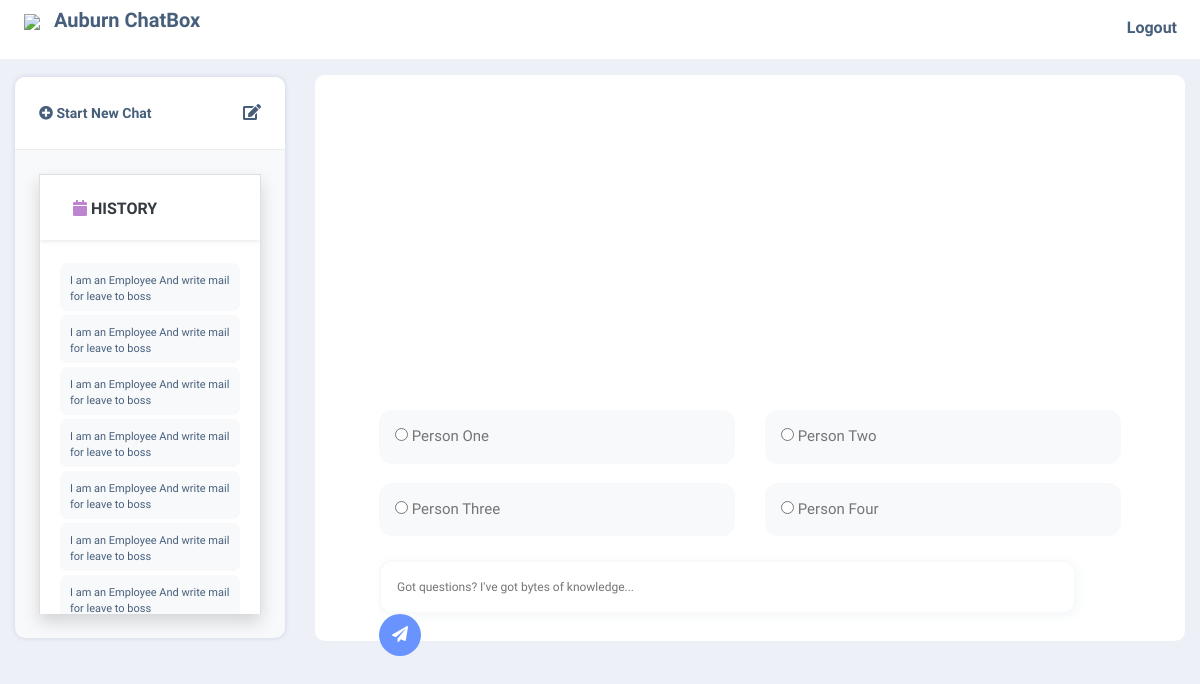
The page /home/ (signed in) on the database as committed earlier.
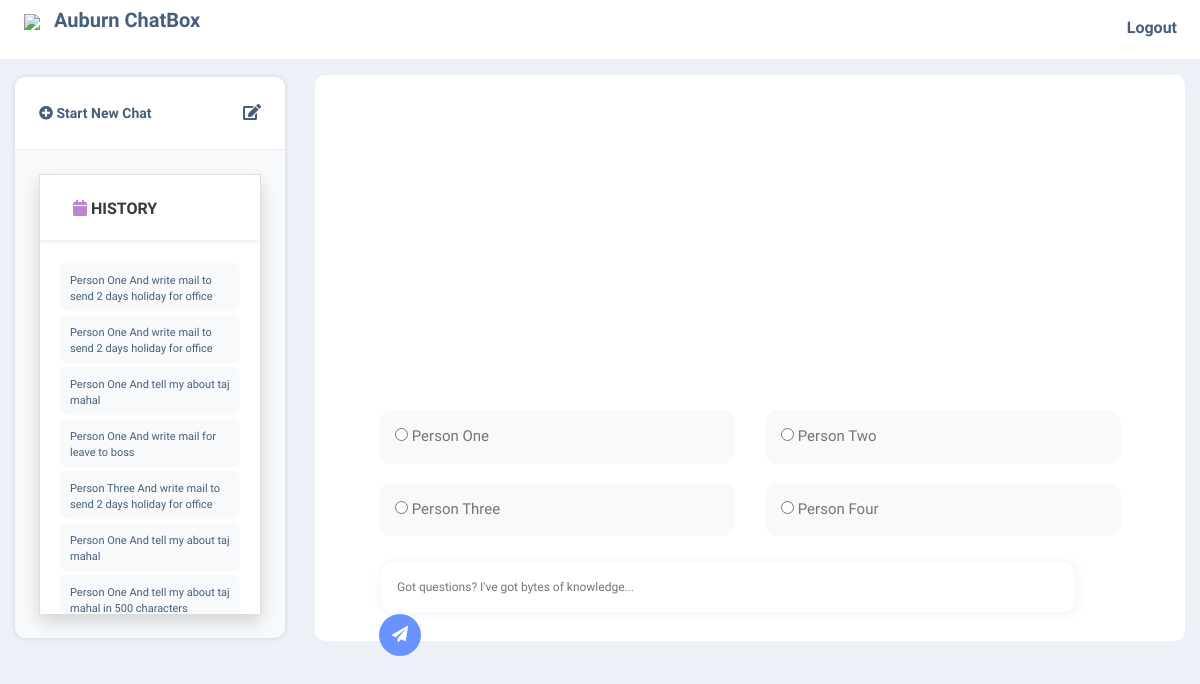
The same page on the database as committed later.
### my_login_app/models.py (models this page shows, shortened)
class ChatHistory(models.Model):
    user = models.ForeignKey(settings.AUTH_USER_MODEL, on_delete=models.CASCADE)
    timestamp = models.DateTimeField(auto_now_add=True)
    message = models.TextField()
    response = models.TextField()

### my_login_app/views.py (the view)
# urls.py: path('home/',views.home, name = 'home'),
def home(request):
            if request.user.is_authenticated:
                history = ChatHistory.objects.filter(user=request.user).order_by('-timestamp')
                for record in history:
                    record.response = record.response.replace('<br>', '\n')
                return render(request,'my_login_app/home.html',{'history': history})
            else:
                return render(request,'my_login_app/login.html')

### templates/my_login_app/home.html (shortened to what this page needs)
{% extends 'my_login_app/base.html' %} {% block body_block %} <div class="chat-container1">
    <div class="container-fluid">
      <div class="row">
        <div class="col-sm-3">
          <div class="chat-window">
            <div class="left-panel">
              <form action="{% url 'home' %}" method="post"> {%csrf_token%} <div class="new-chat">
                  <button type="submit" class="btn btn-primary">
                    <i class="fa fa-plus-circle"></i> Start New Chat </button>
              </form>
              <div class="edit-icon">
                <i class="fa fa-edit"></i>
              </div>
            </div>
            <div class="chats-history">
              <div class="">
                <div id="accordionExample3" class="accordion shadow">
                  <div class="card">
                    <div id="headingOne" class="card-header bg-white shadow-sm border-0">
                      <h2 class="mb-0">
                        <button type="button" data-toggle="collapse" data-target="#collapseOne" aria-expanded="true" aria-controls="collapseOne" class="btn btn-link text-dark font-weight-bold text-uppercase collapsible-link">
                          <i class="fa fa-calendar"></i> History </button>
                      </h2>
                    </div>
                    <div id="collapseOne" aria-labelledby="headingOne" data-parent="#accordionExample" class="collapse show">
                      <div class="card-body">
                        <ul>
                          {% for record in history|slice:":15" %}
                          <li>
                            <a href="#" class="history-item" data-message="{{ record.response|linebreaksbr }}" >{{ record.message|linebreaksbr }}</a>
                          </li>
                          {% endfor %}
                        </ul>
                      </div>
                    </div>
                  </div>
                </div>
              </div>
            </div>
          </div>
        </div>
      </div>
      <div class="col-sm-9">
        <div class="msg-container">
          <div id="chat-messages"> {% block content %} {% endblock%} </div>
          <div class="msg-input">
            <div class="row d-flex justify-content-center">
              <div class="col-sm-12">
                <form id="chatForm" action="{% url 'message_response' %}" method="POST"> {%csrf_token%} <div class="chat-input">
                  <div class="row"  >
                      <div class="col-sm-6">
                        <div class="form-group">
                          <input type="radio" id="role1" name="role" value="Person One">
                          <label for="role1"> Person One</label>
                        </div>
                      </div>
                      <div class="col-sm-6">
                        <div class="form-group">
                          <input type="radio" id="role2" name="role" value="Person Two">
                          <label for="role2"> Person Two</label>
                        </div>
                      </div>
                      <div class="col-sm-6">
                        <div class="form-group">
                          <input type="radio" id="role3" name="role" value=" Person Three">
                          <label for="role3"> Person Three</label>
                        </div>
                      </div>
                      <div class="col-sm-6">
                        <div class="form-group">
                          <input type="radio" id="role4" name="role" value="Person Four">
                          <label for="role4"> Person Four</label>
                        </div>
                      </div>
                    </div>
                    <div class="row">
                      <div class="col-sm-12">
                        <input type="text" name="chat-input1" placeholder="Got questions? I've got bytes of knowledge..." class="chat01">
                        <button id="submitButton" type="submit" value="submit" class="send_btn">
                            <i class="fa fa-paper-plane"></i>
                        </button>
                      </div>
                    </div>
                  </div>
                </form>
              </div>
            </div>
          </div>
        </div>
      </div>
    </div>
  </div>
  </div>
          {% endblock %}

### templates/my_login_app/base.html (shortened to what this page needs)
<!DOCTYPE html> {% load static %} <html>
  <head>
    <link href="{% static 'css/basic.css' %}" rel="stylesheet" />
    <link rel="stylesheet" href="https://cdn.jsdelivr.net/npm/bootstrap@4.2.1/dist/css/bootstrap.min.css">
   <link rel="stylesheet" href="https://cdnjs.cloudflare.com/ajax/libs/twitter-bootstrap/4.1.3/css/bootstrap.min.css">
   <link rel="stylesheet" href="https://cdnjs.cloudflare.com/ajax/libs/font-awesome/5.13.1/css/all.min.css" />
  </head>
  <body>
    <header>
      <div class="container-fluid">
        <div class="row">
          <div class="col-sm-5">
            <div class="logo">
              <a class="navbar-brand">
                <img src="https://auburnsolutions.com/images/logo.png">
                <span>Auburn ChatBox</span>
              </a>
            </div>
          </div>
          <div class="col-sm-7">
            <nav class="navbar navbar-expand-lg navbar-light">
              <div class="collapse navbar-collapse" id="navbarSupportedContent">
                <ul class="navbar-nav ml-auto">  {% if request.user.is_authenticated %} <li class="nav-item logout">
                    <a class="nav-link " href="{% url 'my_login_app:logout' %}">
                       Logout </a>
                  </li> {% else %} <li class="nav-item">
                    <a class="nav-link" href="{% url 'my_login_app:login' %}">Login</a>
                  </li> {% endif %} </ul>
              </div>
            </nav>
          </div>
        </div>
      </div>
    </header>
    <div class="chat-container">
       {% block body_block %} {% endblock %}
  </body>
</html>

### templates/my_login_app/base.html (style rules this page uses)
body, html { height: 100%; margin: 0; font-family: "Quicksand", sans-serif; background: #eef0f8; }
a, p, h2, h1, h3, h4, h5, h6 { color: #475f7b !important; }
ul { margin: 0; padding: 0; }
ul li { list-style-type: none; }
header { background-color: #fff; }
.logo img { width: 20%; padding: 9px; }
.logo span { font-weight: 700; }
li.nav-item.logout a { font-size: 16px; padding: 0px 0px 3px; font-weight: 800; }
.left-panel { background: #f7f9fb; border-top: 0; margin-bottom: 17px; margin-top: 18px; border-radius: 10px; padding: 0px; -webkit-transition: .5s; transition: .5s; display: -ms-flexbox; display: flex; -ms-flex-direction: column; flex-direction: column; box-shadow: 0px 0px 5px 0px rgba(71, 95, 123, 0.2); }
.new-chat { color: #475f7b; display: block; padding: 1.5rem 1.5rem; position: relative; border-bottom: 1px solid rgba(0, 0, 0, 0.07); border-top-left-radius: 10px; border-top-right-radius: 10px; background: #fff; }
.new-chat button { color: #475f7b; background: no-repeat; border: navajowhite; padding: 0; font-weight: bold; font-size: 14px; }
.chats-history { padding: 1.5rem 1.5rem; -ms-flex: 1 1 auto; flex: 1 1 auto; border-radius: 10px; }
.card i { color: #bd85cf; }
.card-body { height: 375px; overflow-y: scroll; overflow-x: hidden; }
.card-body ul li { background: #f7f9fb; padding: 10px; margin: 4px 0px; border-radius: 7px; font-size: 11px; font-weight: 500; height: 48px; overflow: hidden; }
div#chat-messages { height: 300px; overflow-y: scroll; overflow-x: hidden; background: #fff; margin-top: 1rem; border-radius: 11px; padding: 30px; font-size: 13px; color: #000; font-weight: 600; line-height: 28px; }
.chat-input .form-group { background: #f7f9fb; border-radius: 13px; padding: 13px 14px 6px; margin: 19px 0px 0px; border: 2px solid #f7f9fb; width: 100%; font-weight: 500; font-size: 15px; color: #757575; }
.chat01 { width: 94%; border-radius: 13px; margin-top: 24px; padding: 16px; border: 2px solid #f7f9fb; color: #757575; box-shadow: 2px 2px 10px 2px #f7f9fb; font-size: 12px; }
.send_btn { background-color: #6993ff; border-color: #6993ff; color: #fff; box-shadow: none; border: none; padding: 9px 13px; border-radius: 100%; cursor: pointer; }
.msg-container { background: #fff; padding-bottom: 20px; border-radius: 10px; height: 566px; }
.chat-input { padding: 1rem 4rem 0.4rem; }
.edit-icon { float: right; }
.navbar { padding:0; }
li.nav-item.logout { padding: 1rem 0; }
#headingOne button { cursor: inherit !important; }

Rows that differ between the two databases and show on the page:
removed ChatHistory: message "I am an Employee And write mail for leave to boss"
removed ChatHistory: message "I am an Employee And write mail for leave to boss"
removed ChatHistory: message "I am an Employee And write mail for leave to boss"
removed ChatHistory: message "I am an Employee And write mail for leave to boss"
removed ChatHistory: message "I am an Employee And write mail for leave to boss"
removed ChatHistory: message "I am an Employee And write mail for leave to boss"
removed ChatHistory: message "I am an Employee And write mail for leave to boss"
added ChatHistory: message "Person One And write mail to send 2 days holiday for office"
added ChatHistory: message "Person One And write mail to send 2 days holiday for office"
added ChatHistory: message "Person One And tell my about taj mahal"
added ChatHistory: message "Person One And write mail for leave to boss"
added ChatHistory: message "Person Three And write mail to send 2 days holiday for office"
added ChatHistory: message "Person One And tell my about taj mahal"
added ChatHistory: message "Person One And tell my about taj mahal in 500 characters"
